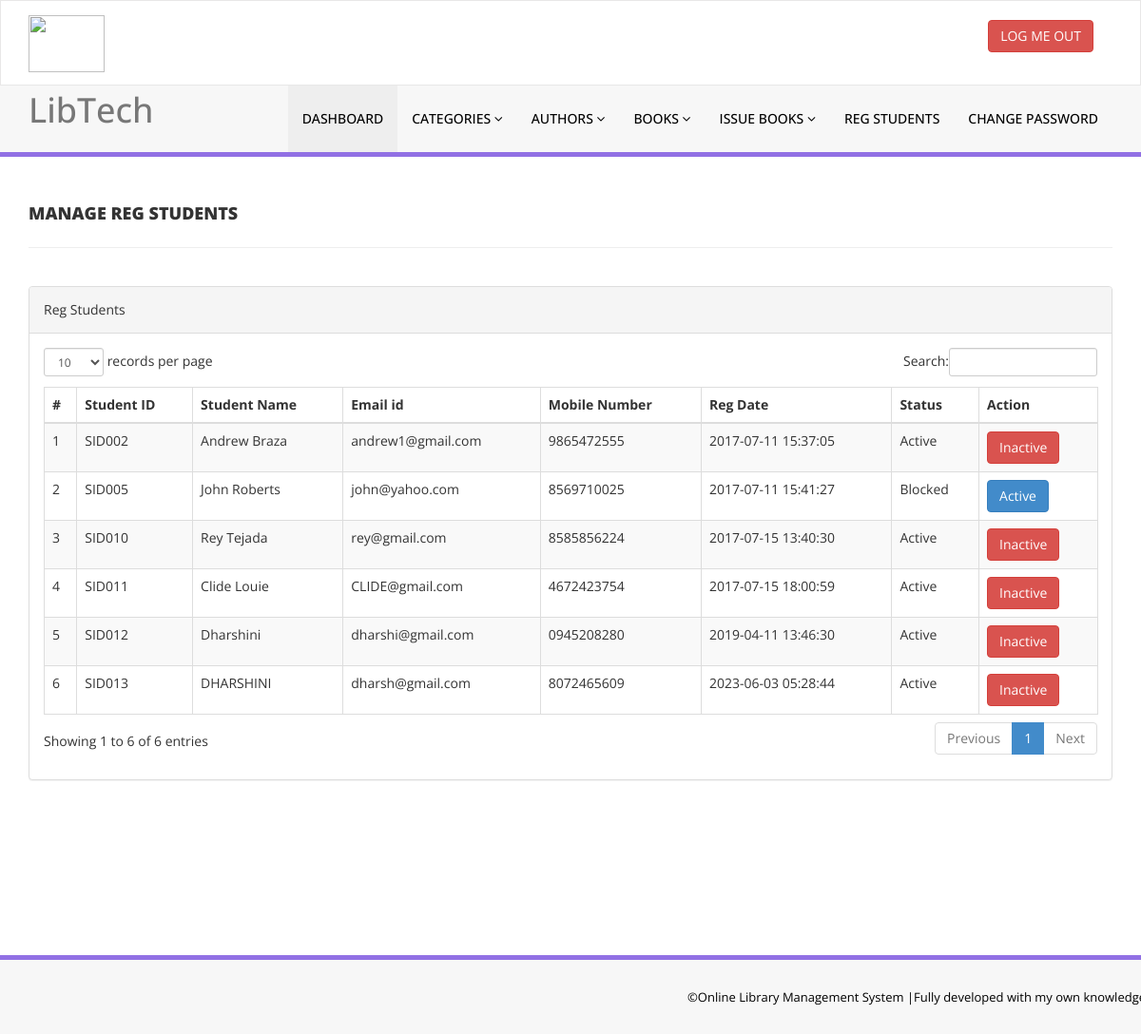
Screenshot of /library/admin/reg-students.php (signed in) with the database file from the repository.
### tables this page shows
CREATE TABLE `tblstudents` (
  `id` int(11) NOT NULL,
  `StudentId` varchar(100) DEFAULT NULL,
  `FullName` varchar(120) DEFAULT NULL,
  `EmailId` varchar(120) DEFAULT NULL,
  `MobileNumber` char(11) DEFAULT NULL,
  `Password` varchar(120) DEFAULT NULL,
  `Status` int(1) DEFAULT NULL,
  `RegDate` timestamp NULL DEFAULT current_timestamp(),
  `UpdationDate` timestamp NULL DEFAULT NULL ON UPDATE current_timestamp()
);

### library/admin/reg-students.php (the view, shortened to what this page needs)
<?php
include('includes/config.php');
if(strlen($_SESSION['alogin'])==0)
    {
header('location:index.php');
}
else{
    ?>
<!DOCTYPE html>
<html xmlns="http://www.w3.org/1999/xhtml">
<head>
    <link href="assets/css/bootstrap.css" rel="stylesheet" />
    <link href="assets/css/font-awesome.css" rel="stylesheet" />
    <link href="assets/js/dataTables/dataTables.bootstrap.css" rel="stylesheet" />
    <link href="assets/css/style.css" rel="stylesheet" />
</head>
<body>
<?php include('includes/header.php');?>
    <div class="content-wrapper">
         <div class="container">
        <div class="row pad-botm">
            <div class="col-md-12">
                <h4 class="header-line">Manage Reg Students</h4>
    </div>
        </div>
            <div class="row">
                <div class="col-md-12">
                    <div class="panel panel-default">
                        <div class="panel-heading">
                          Reg Students
                        </div>
                        <div class="panel-body">
                            <div class="table-responsive">
                                <table class="table table-striped table-bordered table-hover" id="dataTables-example">
                                    <thead>
                                        <tr>
                                            <th>#</th>
                                            <th>Student ID</th>
                                            <th>Student Name</th>
                                            <th>Email id </th>
                                            <th>Mobile Number</th>
                                            <th>Reg Date</th>
                                            <th>Status</th>
                                            <th>Action</th>
                                        </tr>
                                    </thead>
                                    <tbody>
<?php $sql = "SELECT * from tblstudents";
$query = $dbh -> prepare($sql);
$query->execute();
$results=$query->fetchAll(PDO::FETCH_OBJ);
$cnt=1;
if($query->rowCount() > 0)
{
foreach($results as $result)
{               ?>
                                        <tr class="odd gradeX">
                                            <td class="center"><?php echo htmlentities($cnt);?></td>
                                            <td class="center"><?php echo htmlentities($result->StudentId);?></td>
                                            <td class="center"><?php echo htmlentities($result->FullName);?></td>
                                            <td class="center"><?php echo htmlentities($result->EmailId);?></td>
                                            <td class="center"><?php echo htmlentities($result->MobileNumber);?></td>
                                             <td class="center"><?php echo htmlentities($result->RegDate);?></td>
                                            <td class="center"><?php if($result->Status==1)
                                            {
                                                echo htmlentities("Active");
                                            } else {
                                            echo htmlentities("Blocked");
}
                                            ?></td>
                                            <td class="center">
<?php if($result->Status==1)
 {?>
<a href="reg-students.php?inid=<?php echo htmlentities($result->id);?>" onclick="return confirm('Are you sure you want to block this student?');"" >  <button class="btn btn-danger"> Inactive</button>
<?php } else {?>
                                            <a href="reg-students.php?id=<?php echo htmlentities($result->id);?>" onclick="return confirm('Are you sure you want to active this student?');""><button class="btn btn-primary"> Active</button>
                                            <?php } ?>
                                            </td>
                                        </tr>
 <?php $cnt=$cnt+1;}} ?>
                                    </tbody>
                                </table>
                            </div>
                        </div>
                    </div>
                </div>
            </div>
    </div>
    </div>
  <?php include('includes/footer.php');?>
</body>
</html>
<?php } ?>

### library/admin/assets/css/style.css (style rules this page uses)
.content-wrapper { margin-top: 40px; min-height:800px; padding-bottom:90px; }
.header-line { font-weight:900; padding-bottom:25px; border-bottom:1px solid #eeeeee; text-transform:uppercase; }
.pad-botm { padding-bottom:30px; }

### rows the page displays
tblstudents: StudentId "SID002", FullName "Andrew Braza", EmailId "andrew1@gmail.com", MobileNumber "9865472555", RegDate "2017-07-11 15:37:05"
tblstudents: StudentId "SID005", FullName "John Roberts", EmailId "john@yahoo.com", MobileNumber "8569710025", RegDate "2017-07-11 15:41:27"
tblstudents: StudentId "SID010", FullName "Rey Tejada", EmailId "rey@gmail.com", MobileNumber "8585856224", RegDate "2017-07-15 13:40:30"
tblstudents: StudentId "SID011", FullName "Clide Louie", EmailId "CLIDE@gmail.com", MobileNumber "4672423754", RegDate "2017-07-15 18:00:59"
tblstudents: StudentId "SID012", FullName "Dharshini", EmailId "dharshi@gmail.com", MobileNumber "0945208280", RegDate "2019-04-11 13:46:30"
tblstudents: StudentId "SID013", FullName "DHARSHINI", EmailId "dharsh@gmail.com", MobileNumber "8072465609", RegDate "2023-06-03 05:28:44"
